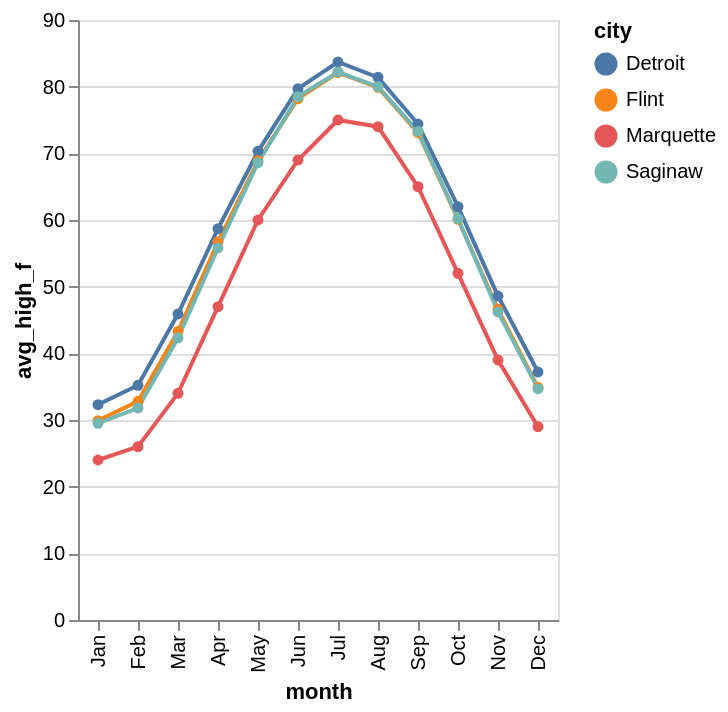

Write notebook code for a chart like this one.
### Markdown cell above
### 2. Group two ways
Below is the **seasonal curve** (month on x, one line per city).

Then **# YOUR TURN:** make the *other* grouping — cities side by side within each month (a bar chart with month on the x-axis, color based on city, and you may want to include: `xOffset='city'`). Which one answers *“how do the cities compare in July?”* and which answers *“what’s the shape of the year?”*

### Code cell
alt.Chart(df).mark_line(point=True).encode(
    x=alt.X('month:N', sort=months), y='avg_high_f:Q', color='city:N')

### Figure 1 — Vega-Lite specification as saved in the notebook (floating-point values rounded to 4 significant figures)
{"config": {"view": {"continuousWidth": 300, "continuousHeight": 300}}, "data": {"name": "data-e9749b960f485e06d0b364bfd2df7f3f"}, "mark": {"type": "line", "point": true}, "encoding": {"color": {"field": "city", "type": "nominal"}, "x": {"field": "month", "sort": ["Jan", "Feb", "Mar", "Apr", "May", "Jun", "Jul", "Aug", "Sep", "Oct", "Nov", "Dec"], "type": "nominal"}, "y": {"field": "avg_high_f", "type": "quantitative"}}, "$schema": "https://vega.github.io/schema/vega-lite/v5.20.1.json", "datasets": {"data-e9749b960f485e06d0b364bfd2df7f3f": [{"city": "Detroit", "month": "Jan", "avg_high_f": 32.3, "precip_in": 2.23}, {"city": "Detroit", "month": "Feb", "avg_high_f": 35.2, "precip_in": 2.08}, {"city": "Detroit", "month": "Mar", "avg_high_f": 45.9, "precip_in": 2.43}, {"city": "Detroit", "month": "Apr", "avg_high_f": 58.7, "precip_in": 3.26}, {"city": "Detroit", "month": "May", "avg_high_f": 70.3, "precip_in": 3.72}, {"city": "Detroit", "month": "Jun", "avg_high_f": 79.7, "precip_in": 3.26}, {"city": "Detroit", "month": "Jul", "avg_high_f": 83.7, "precip_in": 3.51}, {"city": "Detroit", "month": "Aug", "avg_high_f": 81.4, "precip_in": 3.26}, {"city": "Detroit", "month": "Sep", "avg_high_f": 74.4, "precip_in": 3.22}, {"city": "Detroit", "month": "Oct", "avg_high_f": 62.0, "precip_in": 2.53}, {"city": "Detroit", "month": "Nov", "avg_high_f": 48.6, "precip_in": 2.57}, {"city": "Detroit", "month": "Dec", "avg_high_f": 37.2, "precip_in": 2.25}, {"city": "Flint", "month": "Jan", "avg_high_f": 29.9, "precip_in": 1.99}, {"city": "Flint", "month": "Feb", "avg_high_f": 32.8, "precip_in": 1.68}, {"city": "Flint", "month": "Mar", "avg_high_f": 43.3, "precip_in": 1.97}, {"city": "Flint", "month": "Apr", "avg_high_f": 56.7, "precip_in": 3.13}, {"city": "Flint", "month": "May", "avg_high_f": 68.9, "precip_in": 3.68}, {"city": "Flint", "month": "Jun", "avg_high_f": 78.2, "precip_in": 3.12}, {"city": "Flint", "month": "Jul", "avg_high_f": 82.1, "precip_in": 3.41}, {"city": "Flint", "month": "Aug", "avg_high_f": 79.9, "precip_in": 3.16}, {"city": "Flint", "month": "Sep", "avg_high_f": 73.1, "precip_in": 2.9}, {"city": "Flint", "month": "Oct", "avg_high_f": 60.1, "precip_in": 2.77}, {"city": "Flint", "month": "Nov", "avg_high_f": 46.6, "precip_in": 2.27}, {"city": "Flint", "month": "Dec", "avg_high_f": 34.9, "precip_in": 1.89}, {"city": "Saginaw", "month": "Jan", "avg_high_f": 29.5, "precip_in": 1.92}, {"city": "Saginaw", "month": "Feb", "avg_high_f": 31.8, "precip_in": 1.77}, {"city": "Saginaw", "month": "Mar", "avg_high_f": 42.3, "precip_in": 2.02}, {"city": "Saginaw", "month": "Apr", "avg_high_f": 55.8, "precip_in": 3.19}, {"city": "Saginaw", "month": "May", "avg_high_f": 68.6, "precip_in": 3.41}, {"city": "Saginaw", "month": "Jun", "avg_high_f": 78.5, "precip_in": 3.28}, {"city": "Saginaw", "month": "Jul", "avg_high_f": 82.2, "precip_in": 2.83}, {"city": "Saginaw", "month": "Aug", "avg_high_f": 80.0, "precip_in": 3.85}, {"city": "Saginaw", "month": "Sep", "avg_high_f": 73.3, "precip_in": 2.81}, {"city": "Saginaw", "month": "Oct", "avg_high_f": 60.2, "precip_in": 2.91}, {"city": "Saginaw", "month": "Nov", "avg_high_f": 46.2, "precip_in": 2.28}, {"city": "Saginaw", "month": "Dec", "avg_high_f": 34.7, "precip_in": 1.85}, {"city": "Marquette", "month": "Jan", "avg_high_f": 24.0, "precip_in": 2.0}, {"city": "Marquette", "month": "Feb", "avg_high_f": 26.0, "precip_in": 1.4}, {"city": "Marquette", "month": "Mar", "avg_high_f": 34.0, "precip_in": 1.9}, {"city": "Marquette", "month": "Apr", "avg_high_f": 47.0, "precip_in": 2.6}, {"city": "Marquette", "month": "May", "avg_high_f": 60.0, "precip_in": 3.0}, {"city": "Marquette", "month": "Jun", "avg_high_f": 69.0, "precip_in": 3.3}, {"city": "Marquette", "month": "Jul", "avg_high_f": 75.0, "precip_in": 3.3}, {"city": "Marquette", "month": "Aug", "avg_high_f": 74.0, "precip_in": 3.6}, {"city": "Marquette", "month": "Sep", "avg_high_f": 65.0, "precip_in": 4.0}, {"city": "Marquette", "month": "Oct", "avg_high_f": 52.0, "precip_in": 4.0}, {"city": "Marquette", "month": "Nov", "avg_high_f": 39.0, "precip_in": 3.1}, {"city": "Marquette", "month": "Dec", "avg_high_f": 29.0, "precip_in": 2.4}]}}
